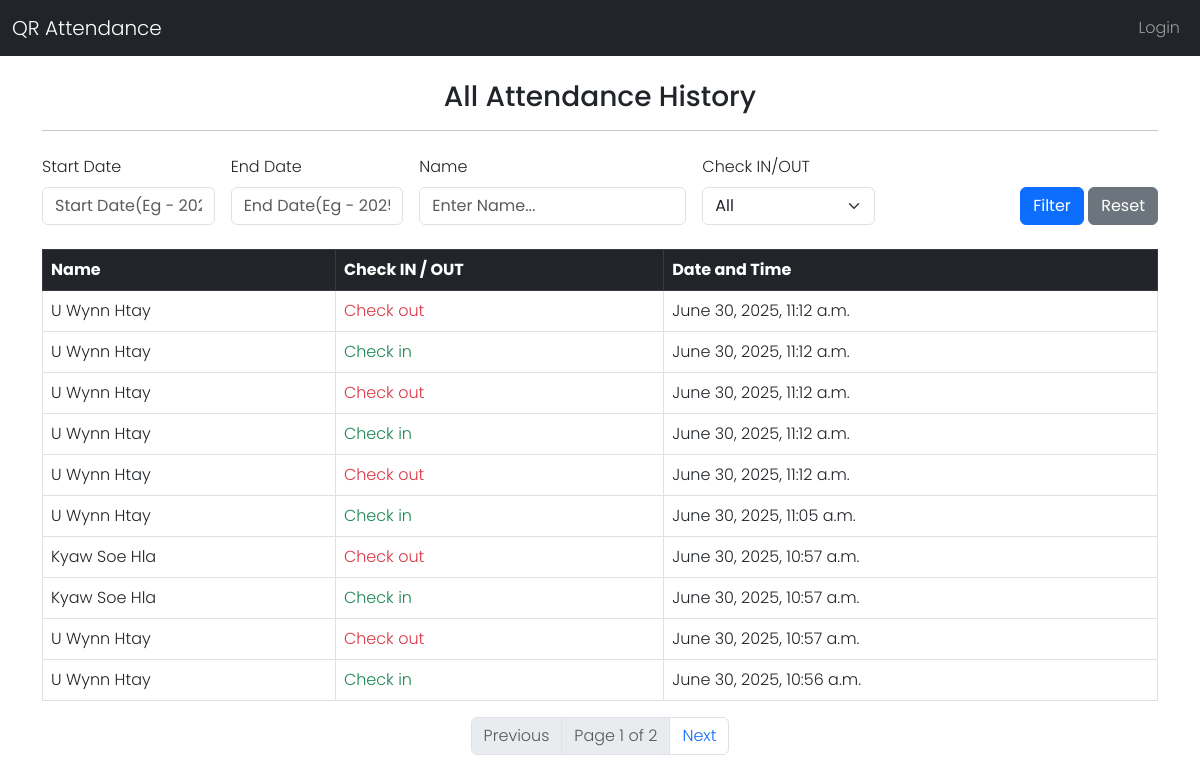
Before: /attendance/ with the older database file.
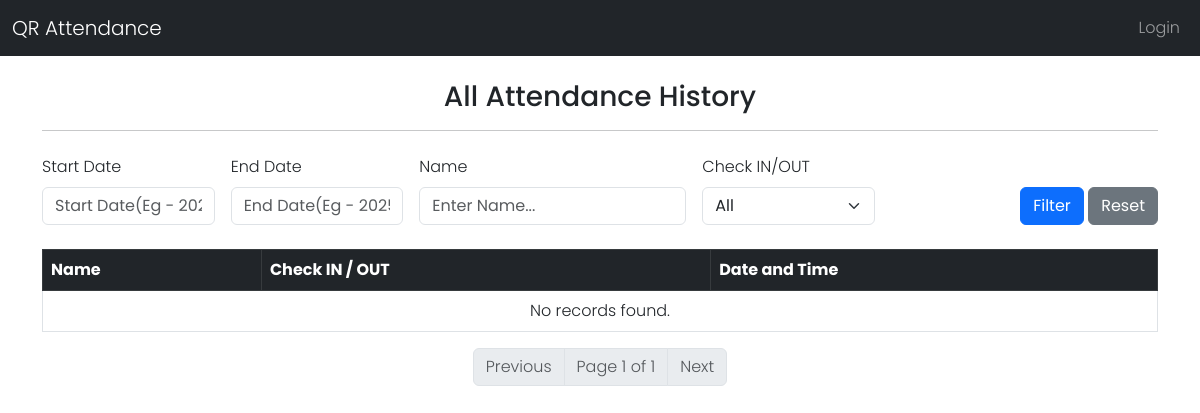
After: the same page with the newer database file.
### attendance/models.py (models this page shows, shortened)
class Attendance(models.Model):
    person = models.ForeignKey(PersonProfile, on_delete=models.CASCADE)
    date = models.DateField(auto_now_add=True,blank=True, null=True)
    timestamp = models.DateTimeField(auto_now_add=True)
    action = models.CharField(max_length=10, choices=[('in', 'Check-in'), ('out', 'Check-out')])

class PersonProfile(models.Model):
    user = models.ForeignKey(User, on_delete=models.CASCADE)
    name = models.CharField(max_length=100)
    reg_no = models.CharField(max_length=50, unique=True)
    created_at = models.DateTimeField(auto_now_add=True)

### attendance/views.py (the view)
# urls.py: path("attendance/", views.attendance_list, name="attendance_list"),
def attendance_list(request):
    attendances = Attendance.objects.select_related('person').all()
    q = request.GET.get("q", "")
    start = request.GET.get("start_timestamp", "")
    end = request.GET.get("end_timestamp", "")
    action = request.GET.get("action", "")
    if q:
        attendances = attendances.filter(person__name__icontains=q)
    if start:
        attendances = attendances.filter(timestamp__gte=parse_datetime(start))
    if end:
        attendances = attendances.filter(timestamp__lte=parse_datetime(end))
    if action == "in":
        attendances = attendances.filter(action="in")
    elif action == "out":
        attendances = attendances.filter(action="out")
    paginator = Paginator(attendances.order_by('-timestamp'), 10)
    page_number = request.GET.get('page')
    page_obj = paginator.get_page(page_number)
    return render(request, "attendance/attendance_list.html", {
        "attendances": page_obj,
    })

### templates/attendance/attendance_list.html (shortened to what this page needs)
{% extends 'attendance/base.html' %}
{% block content %}
<div>
    <h3 class="mb-4 text-center">All Attendance History<hr/></h3>
</div>
<form method="get" class="row g-3 mb-4 align-items-end">
    <div class="col-md-2">
        <label class="form-label">Start Date</label>
        <input type="text" class="form-control datepicker" placeholder="Start Date(Eg - 2025-06-26)" name="start_date" value="{{ request.GET.start_date }}">
    </div>
    <div class="col-md-2">
        <label class="form-label">End Date</label>
        <input type="text" class="form-control datepicker" placeholder="End Date(Eg - 2025-06-26)" name="end_date" value="{{ request.GET.end_date }}">
    </div>
    <div class="col-md-3">
        <label class="form-label">Name</label>
        <input type="text" class="form-control" name="q" value="{{ request.GET.q }}" placeholder="Enter Name...">
    </div>
    <div class="col-md-2">
    <label class="form-label">Check IN/OUT</label>
    <select class="form-select" name="action">
        <option value="">All</option>
    </select>
    </div>
    <div class="col-md-3 text-end">
        <button type="submit" class="btn btn-primary">Filter</button>
        <a href="{% url 'attendance_list' %}" class="btn btn-secondary">Reset</a>
    </div>
</form>
<div class="table-responsive">
    <table class="table table-hover table-bordered">
        <thead class="table-dark">
            <tr>
                <th>Name</th>
                <th>Check IN / OUT</th>
                <th>Date and Time</th>
            </tr>
        </thead>
        <tbody>
            {% for record in attendances %}
            <tr>
                <td>{{ record.person.name }}</td>
                <td>{% if record.action == 'in' %}
                    <span class="text-success">Check in</span>
                    {% else %} <span class="text-danger">Check out</span>
                    {% endif %}</td>
                    <td>{{ record.timestamp }}</td>
            </tr>
            {% empty %}
            <tr>
                <td colspan="4" class="text-center">No records found.</td>
            </tr>
            {% endfor %}
        </tbody>
    </table>
</div>
<nav aria-label="Page navigation">
    <ul class="pagination justify-content-center">
        {% if attendances.has_previous %}
            <li class="page-item">
                <a class="page-link" href="?page={{ attendances.previous_page_number }}&q={{ request.GET.q }}&start_date={{ request.GET.start_date }}&end_date={{ request.GET.end_date }}">Previous</a>
            </li>
        {% else %}
            <li class="page-item disabled"><span class="page-link">Previous</span></li>
        {% endif %}
        <li class="page-item disabled"><span class="page-link">Page {{ attendances.number }} of {{ attendances.paginator.num_pages }}</span></li>
        {% if attendances.has_next %}
            <li class="page-item">
                <a class="page-link" href="?page={{ attendances.next_page_number }}&q={{ request.GET.q }}&start_date={{ request.GET.start_date }}&end_date={{ request.GET.end_date }}">Next</a>
            </li>
        {% else %}
            <li class="page-item disabled"><span class="page-link">Next</span></li>
        {% endif %}
    </ul>
</nav>
{% endblock %}

### templates/attendance/base.html (shortened to what this page needs)
<!DOCTYPE html>
<html lang="en">
<head>
    <link href="https://cdn.jsdelivr.net/npm/bootstrap@5.3.0/dist/css/bootstrap.min.css" rel="stylesheet">
    <link href="https://cdn.jsdelivr.net/npm/bootstrap-datepicker@1.10.0/dist/css/bootstrap-datepicker.min.css" rel="stylesheet"/>
</head>
<body>
    <nav class="navbar navbar-expand-lg navbar-dark bg-dark">
        <div class="container-fluid">
            <a class="navbar-brand" href="{% url 'qr_scanner' %}">QR Attendance</a>
            <div class="collapse navbar-collapse">
                <ul class="navbar-nav ms-auto">
                    {% if request.user.is_authenticated %}
                    <li class="nav-item">
                        <a class="nav-link" href="{% url 'qr_scanner' %}">QR Scan</a>
                    </li>
                    <li class="nav-item">
                        <a class="nav-link" href="{% url 'attendance_list' %}">All Attendance History</a>
                    </li>
                    <li class="nav-item">
                        <a class="nav-link" href="{% url 'monthly_report' %}">Monthly Count Report</a>
                    </li>
                    <li class="nav-item">
                        <a class="nav-link" href="{% url 'monthly_detailed_report' %}">Monthly Detailed Report</a>
                    </li>
                    <li class="nav-item">
                        <a class="nav-link" href="{% url 'paired_attendance' %}">Daily Attendance</a>
                    </li>
                        <li class="nav-item">
                            <a class="nav-link" href="{% url 'dashboard' %}">Dashboard</a>
                        </li>
                        <li class="nav-item">
                            <a class="nav-link" href="{% url 'register' %}">Register</a>
                        </li>
                        <li class="nav-item">
                            <a class="nav-link" href="{% url 'logout' %}">Logout</a>
                        </li>
                    {% else %}
                        <li class="nav-item">
                            <a class="nav-link" href="{% url 'login' %}">Login</a>
                        </li>
                    {% endif %}
                </ul>
            </div>
        </div>
    </nav>
    <div class="container py-4">
        {% block content %}{% endblock %}
    </div>
    <div class="position-fixed bottom-0 end-0 p-3" style="z-index: 11">
    </div>
</body>
</html>

### templates/attendance/base.html (style rules this page uses)
body { font-family: "Poppins", sans-serif; font-weight: 300; font-style: normal; }

Changed rows visible on the page:
removed Attendance: person.name "U Wynn Htay", action "Check out", timestamp "June 30, 2025, 11:12 a.m."
removed Attendance: person.name "U Wynn Htay", action "Check in", timestamp "June 30, 2025, 11:12 a.m."
removed Attendance: person.name "U Wynn Htay", action "Check out", timestamp "June 30, 2025, 11:12 a.m."
removed Attendance: person.name "U Wynn Htay", action "Check in", timestamp "June 30, 2025, 11:12 a.m."
removed Attendance: person.name "U Wynn Htay", action "Check out", timestamp "June 30, 2025, 11:12 a.m."
removed Attendance: person.name "U Wynn Htay", action "Check in", timestamp "June 30, 2025, 11:05 a.m."
removed Attendance: person.name "Kyaw Soe Hla", action "Check out", timestamp "June 30, 2025, 10:57 a.m."
removed Attendance: person.name "Kyaw Soe Hla", action "Check in", timestamp "June 30, 2025, 10:57 a.m."
removed Attendance: person.name "U Wynn Htay", action "Check out", timestamp "June 30, 2025, 10:57 a.m."
removed Attendance: person.name "U Wynn Htay", action "Check in", timestamp "June 30, 2025, 10:56 a.m."
Other visible differences:
{{ attendances.paginator.num_pages }}: "2" → "1"
text now shown: "No records found."
